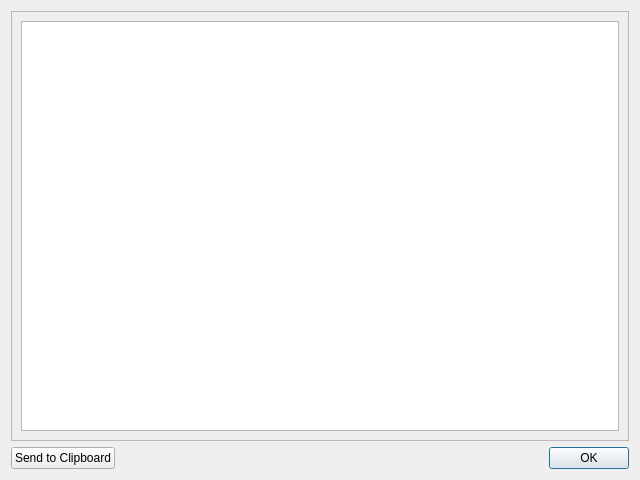
<?xml version="1.0" encoding="UTF-8"?>
<ui version="4.0">
 <class>Dialog</class>
 <widget class="QDialog" name="Dialog">
  <property name="geometry">
   <rect>
    <x>0</x>
    <y>0</y>
    <width>640</width>
    <height>480</height>
   </rect>
  </property>
  <property name="windowTitle">
   <string>Help Information</string>
  </property>
  <layout class="QGridLayout" name="gridLayout">
   <item row="1" column="0">
    <widget class="QPushButton" name="toClipboard">
     <property name="text">
      <string>Send to Clipboard</string>
     </property>
    </widget>
   </item>
   <item row="1" column="1">
    <widget class="QDialogButtonBox" name="buttonBox">
     <property name="orientation">
      <enum>Qt::Horizontal</enum>
     </property>
     <property name="standardButtons">
      <set>QDialogButtonBox::Ok</set>
     </property>
    </widget>
   </item>
   <item row="0" column="0" colspan="2">
    <widget class="QScrollArea" name="scrollArea">
     <property name="widgetResizable">
      <bool>true</bool>
     </property>
     <widget class="QWidget" name="scrollAreaWidgetContents">
      <property name="geometry">
       <rect>
        <x>0</x>
        <y>0</y>
        <width>620</width>
        <height>426</height>
       </rect>
      </property>
      <layout class="QVBoxLayout" name="verticalLayout">
       <item>
        <widget class="QPlainTextEdit" name="helpPTE"/>
       </item>
      </layout>
     </widget>
    </widget>
   </item>
  </layout>
 </widget>
 <resources/>
 <connections>
  <connection>
   <sender>buttonBox</sender>
   <signal>accepted()</signal>
   <receiver>Dialog</receiver>
   <slot>accept()</slot>
   <hints>
    <hint type="sourcelabel">
     <x>248</x>
     <y>254</y>
    </hint>
    <hint type="destinationlabel">
     <x>157</x>
     <y>274</y>
    </hint>
   </hints>
  </connection>
  <connection>
   <sender>buttonBox</sender>
   <signal>rejected()</signal>
   <receiver>Dialog</receiver>
   <slot>reject()</slot>
   <hints>
    <hint type="sourcelabel">
     <x>316</x>
     <y>260</y>
    </hint>
    <hint type="destinationlabel">
     <x>286</x>
     <y>274</y>
    </hint>
   </hints>
  </connection>
 </connections>
</ui>
